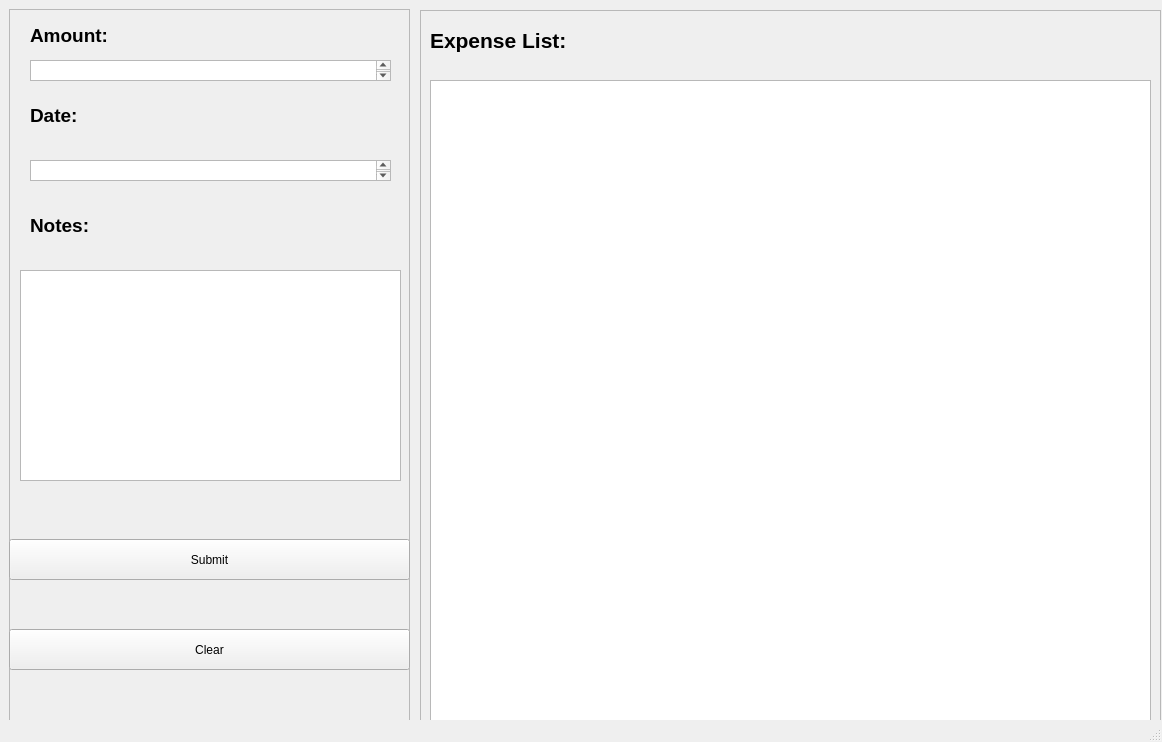
<?xml version="1.0" encoding="UTF-8"?>
<ui version="4.0">
 <class>MainWindow</class>
 <widget class="QMainWindow" name="MainWindow">
  <property name="geometry">
   <rect>
    <x>0</x>
    <y>0</y>
    <width>1162</width>
    <height>742</height>
   </rect>
  </property>
  <property name="windowTitle">
   <string>MainWindow</string>
  </property>
  <widget class="QWidget" name="centralwidget">
   <widget class="QLabel" name="label">
    <property name="geometry">
     <rect>
      <x>30</x>
      <y>20</y>
      <width>151</width>
      <height>31</height>
     </rect>
    </property>
    <property name="font">
     <font>
      <pointsize>14</pointsize>
      <weight>75</weight>
      <bold>true</bold>
     </font>
    </property>
    <property name="text">
     <string>Amount:</string>
    </property>
   </widget>
   <widget class="QTextEdit" name="amount">
    <property name="geometry">
     <rect>
      <x>30</x>
      <y>60</y>
      <width>361</width>
      <height>21</height>
     </rect>
    </property>
   </widget>
   <widget class="QLabel" name="label_2">
    <property name="geometry">
     <rect>
      <x>30</x>
      <y>100</y>
      <width>151</width>
      <height>31</height>
     </rect>
    </property>
    <property name="font">
     <font>
      <pointsize>14</pointsize>
      <weight>75</weight>
      <bold>true</bold>
     </font>
    </property>
    <property name="text">
     <string>Date:</string>
    </property>
   </widget>
   <widget class="QTextEdit" name="date">
    <property name="geometry">
     <rect>
      <x>30</x>
      <y>160</y>
      <width>361</width>
      <height>21</height>
     </rect>
    </property>
   </widget>
   <widget class="QLabel" name="label_3">
    <property name="geometry">
     <rect>
      <x>30</x>
      <y>210</y>
      <width>151</width>
      <height>31</height>
     </rect>
    </property>
    <property name="font">
     <font>
      <pointsize>14</pointsize>
      <weight>75</weight>
      <bold>true</bold>
     </font>
    </property>
    <property name="text">
     <string>Notes:</string>
    </property>
   </widget>
   <widget class="QTextEdit" name="Note">
    <property name="geometry">
     <rect>
      <x>20</x>
      <y>270</y>
      <width>381</width>
      <height>211</height>
     </rect>
    </property>
   </widget>
   <widget class="QFrame" name="oneside">
    <property name="geometry">
     <rect>
      <x>9</x>
      <y>9</y>
      <width>401</width>
      <height>731</height>
     </rect>
    </property>
    <property name="frameShape">
     <enum>QFrame::StyledPanel</enum>
    </property>
    <property name="frameShadow">
     <enum>QFrame::Raised</enum>
    </property>
    <widget class="QPushButton" name="pushButton">
     <property name="geometry">
      <rect>
       <x>0</x>
       <y>530</y>
       <width>401</width>
       <height>41</height>
      </rect>
     </property>
     <property name="text">
      <string>Submit</string>
     </property>
    </widget>
    <widget class="QPushButton" name="pushButton_2">
     <property name="geometry">
      <rect>
       <x>0</x>
       <y>620</y>
       <width>401</width>
       <height>41</height>
      </rect>
     </property>
     <property name="text">
      <string>Clear</string>
     </property>
    </widget>
   </widget>
   <widget class="QFrame" name="secondframe">
    <property name="geometry">
     <rect>
      <x>420</x>
      <y>10</y>
      <width>741</width>
      <height>731</height>
     </rect>
    </property>
    <property name="frameShape">
     <enum>QFrame::StyledPanel</enum>
    </property>
    <property name="frameShadow">
     <enum>QFrame::Raised</enum>
    </property>
    <widget class="QLabel" name="el">
     <property name="geometry">
      <rect>
       <x>10</x>
       <y>10</y>
       <width>161</width>
       <height>41</height>
      </rect>
     </property>
     <property name="font">
      <font>
       <pointsize>16</pointsize>
       <weight>75</weight>
       <bold>true</bold>
      </font>
     </property>
     <property name="text">
      <string>Expense List:</string>
     </property>
    </widget>
    <widget class="QTextEdit" name="textEdit">
     <property name="geometry">
      <rect>
       <x>10</x>
       <y>70</y>
       <width>721</width>
       <height>641</height>
      </rect>
     </property>
    </widget>
   </widget>
  </widget>
  <widget class="QStatusBar" name="statusbar"/>
 </widget>
 <resources/>
 <connections/>
</ui>
